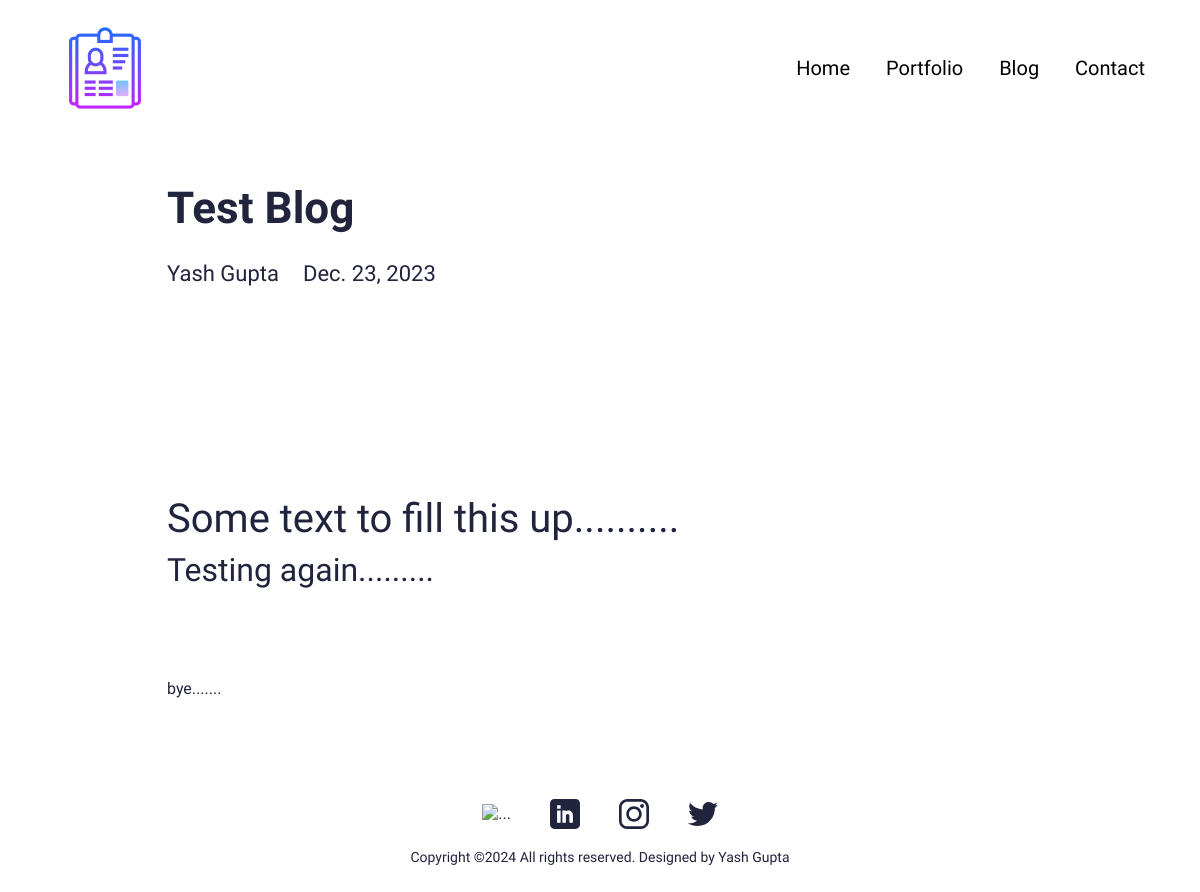
The page /blog/test-blog on the database its author committed.
### main/models.py (models this page shows, shortened)
class Blog(models.Model):
    class Meta:
        verbose_name_plural = 'Blog Profiles'
        verbose_name = 'Blog'
        ordering = ["timestamp"]
    timestamp = models.DateTimeField(auto_now_add=True)
    author = models.CharField(max_length=200, blank=True, null=True)
    name = models.CharField(max_length=200, blank=True, null=True)
    description = models.CharField(max_length=500, blank=True, null=True)
    body = RichTextField(blank=True, null=True)
    slug = models.SlugField(null=True, blank=True)
    image = models.ImageField(blank=True, null=True, upload_to="blog")
    is_active = models.BooleanField(default=True)

### main/views.py (the view)
# urls.py: path('blog/<slug:slug>', views.BlogDetailView.as_view(), name="blog"),
class BlogDetailView(generic.DetailView):
	model = Blog
	template_name = "main/blog-detail.html"

### resume_app/context_processors.py (called while the page is built)
def project_context(request):
	context = {
		'me': User.objects.first(),
	}
	return context

### main/templates/main/blog-detail.html (shortened to what this page needs)
{% extends 'main/base.html' %}
{% load static %}
{% block content %}
<section>
  <div class="innerPageBannerCol">
    <div class="container">
      <div class="row g-4 g-md-3  align-items-center">
        <div class="col-md-6">
          <div class="bannerContent">
            <h1 class="xlTitle pb-md-3">{{object.name|title}}</h1>
          </div>
        </div>
      </div>
      <div class="row">
        <div class="col-md-auto">
          <div class="authorCol">
            <h4 class="smTitle pb-3">{{object.author|title}}</h4>
          </div>
        </div>
        <div class="col-md">
          <h4 class="smTitle pb-3">{{object.timestamp.date}}</h4>
        </div>
      </div>
    </div>
  </div>
</section>
<section>
  <div class="sectionSpaceSm">
    <div class="container">
      {{object.body|safe}}
    </div>
  </div>
</section>
{% endblock %}

### static/css/style.css (style rules this page uses)
:root { --primaryColor: #9C07B6; --primaryDarkColor: #3D0048; --primaryHoverColor: #900AA8; --secondaryColor: #F9B000; --baseColor: #21243D; --baseFont: 'Heebo', sans-serif; --titleFont: 'Courier Prime', monospace; --regular: 400; --medium: 500; --bold: 700; --black: 900; --lightBg: #F1F1F1; }
html { scroll-behavior: smooth; }
body { font-family: var(--baseFont); color: var(--baseColor); line-height: normal; }
.xlTitle { font-size: 44px; line-height: 1.3; font-weight: var(--bold); font-family: var(--titleFont) }
.smTitle { font-size: 22px; line-height: normal; font-weight: var(--regular); font-family: var(--titleFont) }
.sectionSpaceSm { padding: 35px 0; }
.innerPageBannerCol { padding: 180px 0 150px; }
@media (min-width:992px) { .container, .container-lg, .container-md, .container-sm, .container-xl, .container-xxl { max-width: 890px; } }

### rows shown on the page
Blog: name "Test Blog", author "Yash Gupta", timestamp "Dec. 23, 2023", body "Some text to fill this up.......... Testing again......... bye......."
